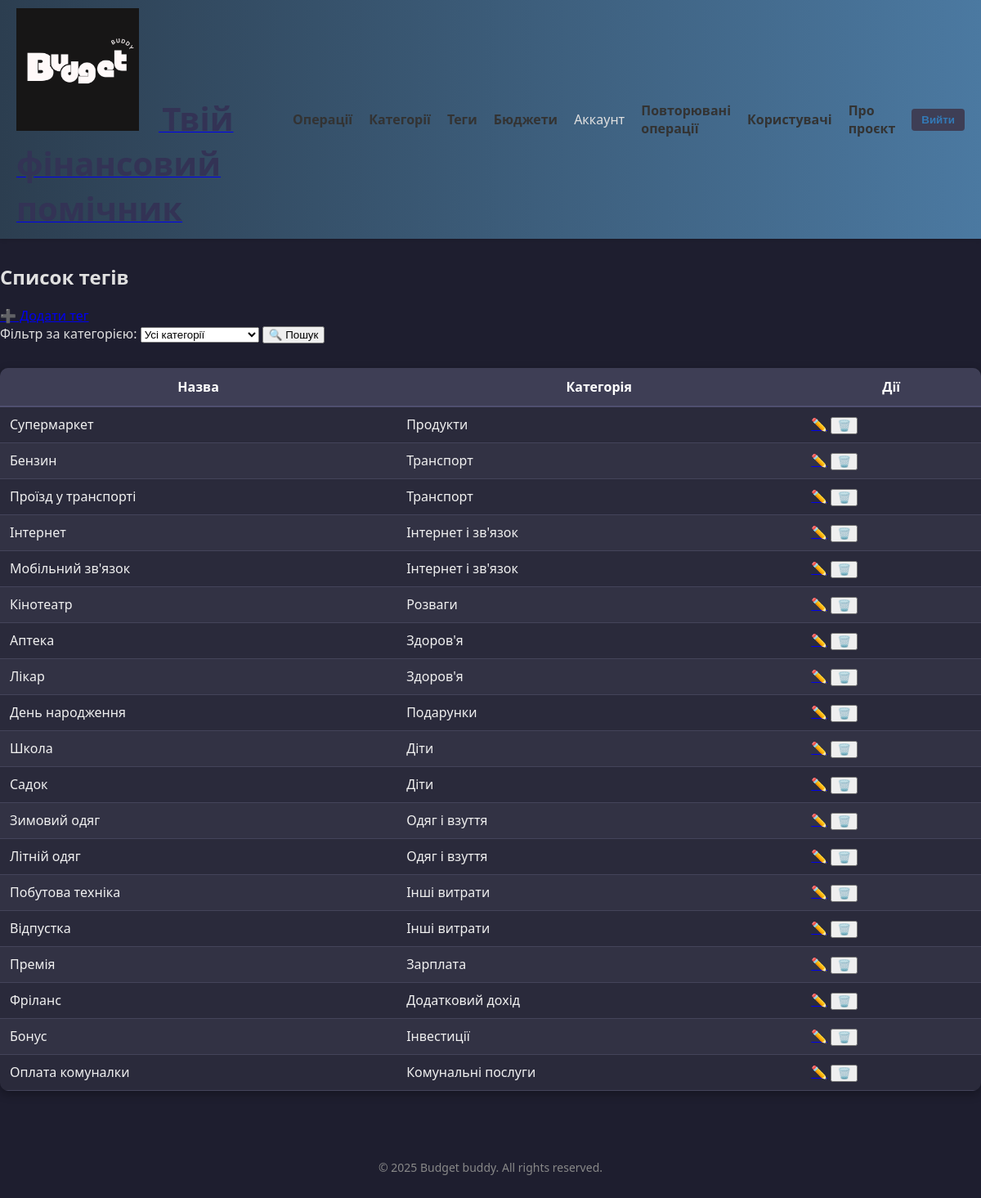
The page /tags/ (signed in) on the database its author committed.
### apps/core/models/tag.py (models this page shows, shortened)
class Tag(TimeStampedModel):
    id = models.AutoField(primary_key=True)
    name = models.CharField(max_length=50)
    user = models.ForeignKey(settings.AUTH_USER_MODEL, on_delete=models.CASCADE, null=True, blank=True,
                             related_name='tags')
    category = models.ForeignKey(
        'Category',
        on_delete=models.CASCADE,
        related_name='tags',
        null=True,
        blank=True,
        help_text="Категорія, до якої належить цей тег"
    )

### apps/core/models/category.py (models this page shows, shortened)
class Category(TimeStampedModel):
    id = models.AutoField(primary_key=True)
    name = models.CharField(max_length=100)
    type = models.CharField(
        max_length=10,
        choices=TransactionType.choices,
        default=TransactionType.EXPENSE
    )
    user = models.ForeignKey(settings.AUTH_USER_MODEL, on_delete=models.CASCADE, null=True, blank=True, related_name='categories')

### apps/core/views.py (the view)
# urls.py: path('tags/', views.tag_list, name='tag_list'),
@require_http_methods(['GET'])
def tag_list(request):
    category_id = request.GET.get('category')
    tags = Tag.objects.filter(user=request.user)
    categories = Category.objects.filter(user=request.user)
    if category_id:
        tags = tags.filter(category_id=category_id)
    return render(request, 'core/pages/tag_list.html', {
        'tags': tags,
        'categories': categories,
        'selected_category_id': int(category_id) if category_id else None
    })

### apps/core/templates/core/pages/tag_list.html (shortened to what this page needs)
{% extends "base.html" %}
{% block content %}
    <div class="container">
        <h2>Список тегів</h2>
        <a href="{% url 'core:tag_create' %}" class="btn btn-success mb-3">➕ Додати тег</a>
        {% if tags %}
            <form method="get" class="mb-3">
                <label for="category">Фільтр за категорією:</label>
                <select name="category" id="category" class="form-select" style="width: auto; display: inline-block;">
                    <option value="">Усі категорії</option>
                </select>
                <button type="submit" class="btn btn-secondary">🔍 Пошук</button>
            </form>
            <table class="table table-striped">
                <thead>
                <tr>
                    <th>Назва</th>
                    <th>Категорія</th>
                    <th>Дії</th>
                </tr>
                </thead>
                <tbody>
                {% for tag in tags %}
                    <tr>
                        <td>{{ tag.name }}</td>
                        <td>{{ tag.category.name }}</td>
                        <td>
                            <a href="{% url 'core:tag_update' tag.pk %}" class="btn btn-sm btn-primary">✏️</a>
                            <form method="post" action="{% url 'core:tag_delete' tag.pk %}" style="display:inline;">
                                <button type="submit" class="btn btn-sm btn-danger"
                                        onclick="return confirm('Ви впевнені?')">🗑️
                                </button>
                            </form>
                        </td>
                    </tr>
                {% endfor %}
                </tbody>
            </table>
        {% else %}
            <p>Тегів ще не створено.</p>
        {% endif %}
    </div>
{% endblock content %}

### static/styles.css (style rules this page uses)
html, body { height: 100%; margin: 0; padding: 0; font-family: 'Segoe UI', sans-serif; font-size: 16px; background-color: #1e1e2f; color: #e0e0e0; }
body { display: flex; flex-direction: column; min-height: 100vh; }
.container { margin: 30px auto; max-width: 1200px; }
table { width: 100%; border-collapse: collapse; margin-top: 30px; background-color: #2a2a3b; border-radius: 10px; overflow: hidden; box-shadow: 0 4px 12px rgba(0,0,0,0.3); color: #f0f0f0; }
table th { background: #3e3e55; color: #ffffff; font-weight: 600; padding: 12px; border-bottom: 2px solid #4f4f70; }
table td { padding: 10px 12px; border-bottom: 1px solid #44445a; }
table tr:nth-child(even) { background: #323244; }

### rows shown on the page
Tag: name "Супермаркет", category.name "Продукти"
Tag: name "Бензин", category.name "Транспорт"
Tag: name "Проїзд у транспорті", category.name "Транспорт"
Tag: name "Інтернет", category.name "Інтернет і зв'язок"
Tag: name "Мобільний зв'язок", category.name "Інтернет і зв'язок"
Tag: name "Кінотеатр", category.name "Розваги"
Tag: name "Аптека", category.name "Здоров'я"
Tag: name "Лікар", category.name "Здоров'я"
Tag: name "День народження", category.name "Подарунки"
Tag: name "Школа", category.name "Діти"
Tag: name "Садок", category.name "Діти"
Tag: name "Зимовий одяг", category.name "Одяг і взуття"
Tag: name "Літній одяг", category.name "Одяг і взуття"
Tag: name "Побутова техніка", category.name "Інші витрати"
Tag: name "Відпустка", category.name "Інші витрати"
Tag: name "Премія", category.name "Зарплата"
Tag: name "Фріланс", category.name "Додатковий дохід"
Tag: name "Бонус", category.name "Інвестиції"
Tag: name "Оплата комуналки", category.name "Комунальні послуги"
